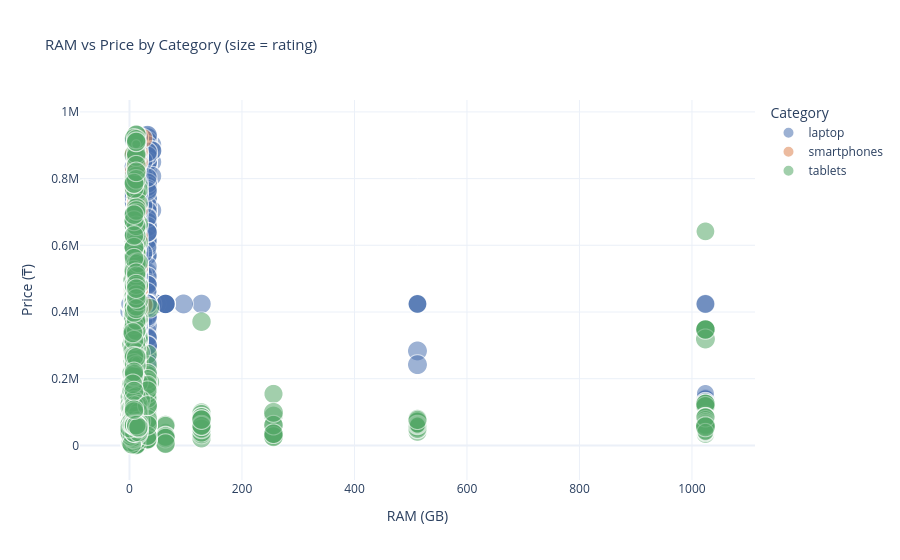

The notebook cell saved with this chart:
### Code cell
df_plot = df_all.dropna(subset=["ram","price","rating_card"]).copy()
df_plot = df_plot[df_plot["price"] < df_plot["price"].quantile(0.97)]
df_plot["rating_card"] = df_plot["rating_card"].clip(1, 5)

fig = px.scatter(
    df_plot, x="ram", y="price",
    color="category",
    size="rating_card",
    hover_data=["processor_brand","reviews_card"],
    color_discrete_map=PALETTE,
    opacity=0.55,
    title="RAM vs Price by Category (size = rating)",
    labels={"ram":"RAM (GB)", "price":"Price (₸)", "category":"Category"},
    template="plotly_white"
)
fig.update_layout(title_font_size=15, legend_title_text="Category")
fig.show()
print(" Caption: Interactive scatter plot for exploring price vs RAM. Hover over a point to see processor brand and review count.")

### Figure 1 — Plotly figure (JSON) as saved in the notebook; plotly's stock layout.template omitted (floating-point values rounded to 4 significant figures; data arrays with more than 128 entries replaced by an {"elided": "..."} marker saying what was removed)
{"data": [{"customdata": {"elided": "4998x2 mixed values"}, "hovertemplate": "Category=laptop<br>RAM (GB)=%{x}<br>Price (₸)=%{y}<br>rating_card=%{marker.size}<br>processor_brand=%{customdata[0]}<br>reviews_card=%{customdata[1]}<extra></extra>", "legendgroup": "laptop", "marker": {"color": "#4C72B0", "opacity": 0.55, "size": {"elided": "4998 float values"}, "sizemode": "area", "sizeref": 0.0125, "symbol": "circle"}, "mode": "markers", "name": "laptop", "showlegend": true, "type": "scattergl", "x": {"elided": "4998 float values"}, "xaxis": "x", "y": {"elided": "4998 float values"}, "yaxis": "y"}, {"customdata": {"elided": "5340x2 mixed values"}, "hovertemplate": "Category=smartphones<br>RAM (GB)=%{x}<br>Price (₸)=%{y}<br>rating_card=%{marker.size}<br>processor_brand=%{customdata[0]}<br>reviews_card=%{customdata[1]}<extra></extra>", "legendgroup": "smartphones", "marker": {"color": "#DD8452", "opacity": 0.55, "size": {"elided": "5340 float values"}, "sizemode": "area", "sizeref": 0.0125, "symbol": "circle"}, "mode": "markers", "name": "smartphones", "showlegend": true, "type": "scattergl", "x": {"elided": "5340 float values"}, "xaxis": "x", "y": {"elided": "5340 float values"}, "yaxis": "y"}, {"customdata": {"elided": "5483x2 mixed values"}, "hovertemplate": "Category=tablets<br>RAM (GB)=%{x}<br>Price (₸)=%{y}<br>rating_card=%{marker.size}<br>processor_brand=%{customdata[0]}<br>reviews_card=%{customdata[1]}<extra></extra>", "legendgroup": "tablets", "marker": {"color": "#55A868", "opacity": 0.55, "size": {"elided": "5483 float values"}, "sizemode": "area", "sizeref": 0.0125, "symbol": "circle"}, "mode": "markers", "name": "tablets", "showlegend": true, "type": "scattergl", "x": {"elided": "5483 float values"}, "xaxis": "x", "y": {"elided": "5483 float values"}, "yaxis": "y"}], "layout": {"legend": {"itemsizing": "constant", "title": {"text": "Category"}, "tracegroupgap": 0}, "title": {"font": {"size": 15}, "text": "RAM vs Price by Category (size = rating)"}, "xaxis": {"anchor": "y", "domain": [0, 1], "title": {"text": "RAM (GB)"}}, "yaxis": {"anchor": "x", "domain": [0, 1], "title": {"text": "Price (₸)"}}}}
